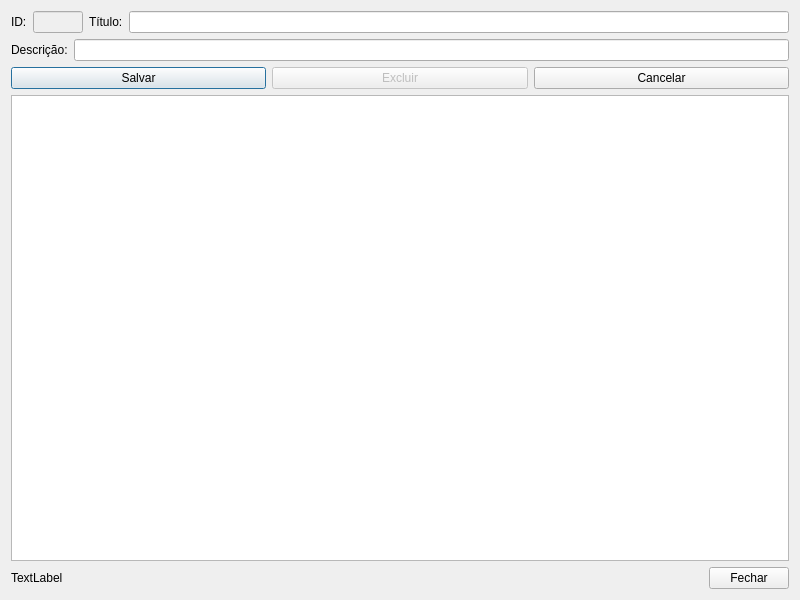
<?xml version="1.0" encoding="UTF-8"?>
<ui version="4.0">
 <class>fm_eventos</class>
 <widget class="QDialog" name="fm_eventos">
  <property name="geometry">
   <rect>
    <x>0</x>
    <y>0</y>
    <width>800</width>
    <height>600</height>
   </rect>
  </property>
  <property name="windowTitle">
   <string>Gestão de eventos</string>
  </property>
  <property name="windowIcon">
   <iconset resource="resource_files.qrc">
    <normaloff>:/icons/images/icone.png</normaloff>:/icons/images/icone.png</iconset>
  </property>
  <layout class="QGridLayout" name="gridLayout">
   <item row="0" column="0">
    <layout class="QHBoxLayout" name="horizontalLayout_6">
     <item>
      <widget class="QLabel" name="label">
       <property name="text">
        <string>ID:</string>
       </property>
      </widget>
     </item>
     <item>
      <widget class="QLineEdit" name="lineEdit_id">
       <property name="enabled">
        <bool>false</bool>
       </property>
       <property name="maximumSize">
        <size>
         <width>50</width>
         <height>16777215</height>
        </size>
       </property>
      </widget>
     </item>
     <item>
      <widget class="QLabel" name="label_2">
       <property name="text">
        <string>Título:</string>
       </property>
      </widget>
     </item>
     <item>
      <widget class="QLineEdit" name="lineEdit_titulo"/>
     </item>
    </layout>
   </item>
   <item row="1" column="0">
    <layout class="QHBoxLayout" name="horizontalLayout_3">
     <item>
      <widget class="QLabel" name="label_3">
       <property name="text">
        <string>Descrição:</string>
       </property>
      </widget>
     </item>
     <item>
      <widget class="QLineEdit" name="lineEdit_descricao"/>
     </item>
    </layout>
   </item>
   <item row="2" column="0">
    <layout class="QHBoxLayout" name="horizontalLayout_4">
     <item>
      <widget class="QPushButton" name="pushButton_salvar">
       <property name="text">
        <string>Salvar</string>
       </property>
      </widget>
     </item>
     <item>
      <widget class="QPushButton" name="pushButton_excluir">
       <property name="enabled">
        <bool>false</bool>
       </property>
       <property name="text">
        <string>Excluir</string>
       </property>
      </widget>
     </item>
     <item>
      <widget class="QPushButton" name="pushButton_cancelar">
       <property name="text">
        <string>Cancelar</string>
       </property>
      </widget>
     </item>
    </layout>
   </item>
   <item row="3" column="0">
    <widget class="QTableWidget" name="tableWidget_eventos"/>
   </item>
   <item row="4" column="0">
    <layout class="QHBoxLayout" name="horizontalLayout_5">
     <item>
      <widget class="QLabel" name="label_numero_da_linha">
       <property name="text">
        <string>TextLabel</string>
       </property>
      </widget>
     </item>
     <item>
      <spacer name="horizontalSpacer">
       <property name="orientation">
        <enum>Qt::Horizontal</enum>
       </property>
       <property name="sizeHint" stdset="0">
        <size>
         <width>40</width>
         <height>20</height>
        </size>
       </property>
      </spacer>
     </item>
     <item>
      <widget class="QPushButton" name="pushButton_fechar">
       <property name="text">
        <string>Fechar</string>
       </property>
      </widget>
     </item>
    </layout>
   </item>
  </layout>
 </widget>
 <tabstops>
  <tabstop>lineEdit_descricao</tabstop>
  <tabstop>pushButton_salvar</tabstop>
  <tabstop>pushButton_excluir</tabstop>
  <tabstop>pushButton_cancelar</tabstop>
  <tabstop>tableWidget_eventos</tabstop>
  <tabstop>pushButton_fechar</tabstop>
 </tabstops>
 <resources>
  <include location="resource_files.qrc"/>
 </resources>
 <connections/>
</ui>
